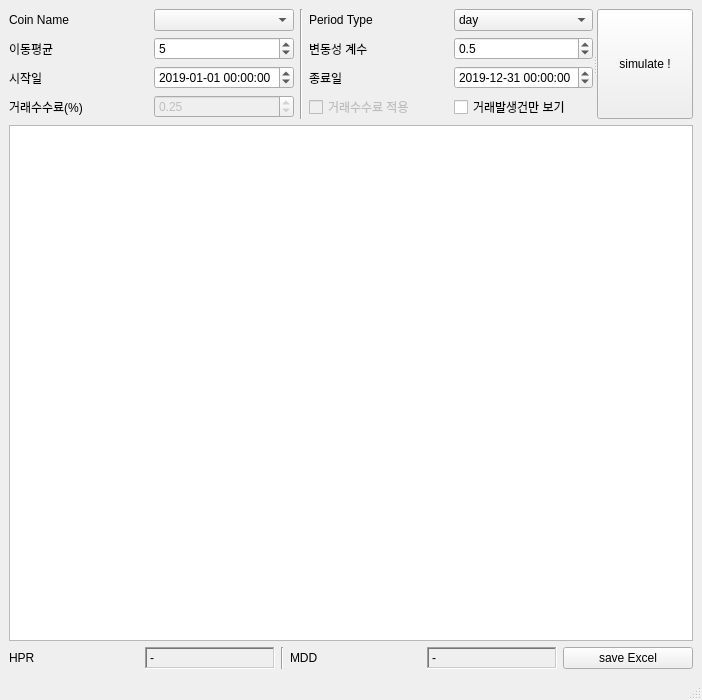
<?xml version="1.0" encoding="UTF-8"?>
<ui version="4.0">
 <class>MainWindow</class>
 <widget class="QMainWindow" name="MainWindow">
  <property name="geometry">
   <rect>
    <x>0</x>
    <y>0</y>
    <width>702</width>
    <height>700</height>
   </rect>
  </property>
  <property name="windowTitle">
   <string>Coin Simulator</string>
  </property>
  <widget class="QWidget" name="centralwidget">
   <layout class="QGridLayout" name="gridLayout_3">
    <item row="0" column="0" colspan="6">
     <widget class="QSplitter" name="splitter">
      <property name="orientation">
       <enum>Qt::Horizontal</enum>
      </property>
      <widget class="QWidget" name="">
       <layout class="QGridLayout" name="gridLayout">
        <item row="3" column="4">
         <widget class="QCheckBox" name="checkBox_applyBullOnly">
          <property name="enabled">
           <bool>true</bool>
          </property>
          <property name="text">
           <string>거래발생건만 보기</string>
          </property>
          <property name="checked">
           <bool>false</bool>
          </property>
         </widget>
        </item>
        <item row="1" column="0">
         <widget class="QLabel" name="label_3">
          <property name="text">
           <string>이동평균</string>
          </property>
          <property name="alignment">
           <set>Qt::AlignLeading|Qt::AlignLeft|Qt::AlignVCenter</set>
          </property>
         </widget>
        </item>
        <item row="1" column="3">
         <widget class="QLabel" name="label_4">
          <property name="text">
           <string>변동성 계수</string>
          </property>
          <property name="alignment">
           <set>Qt::AlignLeading|Qt::AlignLeft|Qt::AlignVCenter</set>
          </property>
         </widget>
        </item>
        <item row="0" column="4">
         <widget class="QComboBox" name="comboBox_periodType">
          <property name="insertPolicy">
           <enum>QComboBox::NoInsert</enum>
          </property>
          <property name="sizeAdjustPolicy">
           <enum>QComboBox::AdjustToContentsOnFirstShow</enum>
          </property>
          <property name="minimumContentsLength">
           <number>0</number>
          </property>
          <item>
           <property name="text">
            <string>day</string>
           </property>
          </item>
          <item>
           <property name="text">
            <string>hour12</string>
           </property>
          </item>
          <item>
           <property name="text">
            <string>hour6</string>
           </property>
          </item>
          <item>
           <property name="text">
            <string>hour</string>
           </property>
          </item>
          <item>
           <property name="text">
            <string>minute30</string>
           </property>
          </item>
          <item>
           <property name="text">
            <string>minute10</string>
           </property>
          </item>
          <item>
           <property name="text">
            <string>minute5</string>
           </property>
          </item>
          <item>
           <property name="text">
            <string>minute3</string>
           </property>
          </item>
          <item>
           <property name="text">
            <string>minute</string>
           </property>
          </item>
         </widget>
        </item>
        <item row="0" column="1">
         <widget class="QComboBox" name="comboBox_coinName"/>
        </item>
        <item row="3" column="3">
         <widget class="QCheckBox" name="checkBox_applyFee">
          <property name="enabled">
           <bool>false</bool>
          </property>
          <property name="text">
           <string>거래수수료 적용</string>
          </property>
          <property name="checked">
           <bool>false</bool>
          </property>
         </widget>
        </item>
        <item row="0" column="0">
         <widget class="QLabel" name="label">
          <property name="text">
           <string>Coin Name</string>
          </property>
          <property name="alignment">
           <set>Qt::AlignLeading|Qt::AlignLeft|Qt::AlignVCenter</set>
          </property>
         </widget>
        </item>
        <item row="1" column="4">
         <widget class="QDoubleSpinBox" name="doubleSpinBox_rateChange">
          <property name="decimals">
           <number>1</number>
          </property>
          <property name="maximum">
           <double>1.000000000000000</double>
          </property>
          <property name="singleStep">
           <double>0.100000000000000</double>
          </property>
          <property name="value">
           <double>0.500000000000000</double>
          </property>
         </widget>
        </item>
        <item row="0" column="3">
         <widget class="QLabel" name="label_2">
          <property name="text">
           <string>Period Type</string>
          </property>
          <property name="alignment">
           <set>Qt::AlignLeading|Qt::AlignLeft|Qt::AlignVCenter</set>
          </property>
         </widget>
        </item>
        <item row="2" column="0">
         <widget class="QLabel" name="label_6">
          <property name="text">
           <string>시작일</string>
          </property>
          <property name="alignment">
           <set>Qt::AlignLeading|Qt::AlignLeft|Qt::AlignVCenter</set>
          </property>
         </widget>
        </item>
        <item row="2" column="1">
         <widget class="QDateTimeEdit" name="dateTimeEdit_start">
          <property name="dateTime">
           <datetime>
            <hour>0</hour>
            <minute>0</minute>
            <second>0</second>
            <year>2019</year>
            <month>1</month>
            <day>1</day>
           </datetime>
          </property>
          <property name="date">
           <date>
            <year>2019</year>
            <month>1</month>
            <day>1</day>
           </date>
          </property>
          <property name="minimumDateTime">
           <datetime>
            <hour>0</hour>
            <minute>0</minute>
            <second>0</second>
            <year>1980</year>
            <month>1</month>
            <day>1</day>
           </datetime>
          </property>
          <property name="maximumDate">
           <date>
            <year>2030</year>
            <month>12</month>
            <day>31</day>
           </date>
          </property>
          <property name="minimumDate">
           <date>
            <year>1980</year>
            <month>1</month>
            <day>1</day>
           </date>
          </property>
          <property name="displayFormat">
           <string>yyyy-MM-dd hh:mm:ss</string>
          </property>
         </widget>
        </item>
        <item row="1" column="1">
         <widget class="QSpinBox" name="spinBox_mvAvg">
          <property name="value">
           <number>5</number>
          </property>
         </widget>
        </item>
        <item row="2" column="3">
         <widget class="QLabel" name="label_7">
          <property name="text">
           <string>종료일</string>
          </property>
          <property name="alignment">
           <set>Qt::AlignLeading|Qt::AlignLeft|Qt::AlignVCenter</set>
          </property>
         </widget>
        </item>
        <item row="2" column="4">
         <widget class="QDateTimeEdit" name="dateTimeEdit_end">
          <property name="date">
           <date>
            <year>2019</year>
            <month>12</month>
            <day>31</day>
           </date>
          </property>
          <property name="minimumDateTime">
           <datetime>
            <hour>0</hour>
            <minute>0</minute>
            <second>0</second>
            <year>1980</year>
            <month>1</month>
            <day>1</day>
           </datetime>
          </property>
          <property name="maximumDate">
           <date>
            <year>2030</year>
            <month>12</month>
            <day>31</day>
           </date>
          </property>
          <property name="minimumDate">
           <date>
            <year>1980</year>
            <month>1</month>
            <day>1</day>
           </date>
          </property>
          <property name="displayFormat">
           <string>yyyy-MM-dd hh:mm:ss</string>
          </property>
         </widget>
        </item>
        <item row="3" column="0">
         <widget class="QLabel" name="label_5">
          <property name="text">
           <string>거래수수료(%)</string>
          </property>
          <property name="alignment">
           <set>Qt::AlignLeading|Qt::AlignLeft|Qt::AlignVCenter</set>
          </property>
         </widget>
        </item>
        <item row="3" column="1">
         <widget class="QDoubleSpinBox" name="doubleSpinBox_rateFee">
          <property name="enabled">
           <bool>false</bool>
          </property>
          <property name="singleStep">
           <double>0.010000000000000</double>
          </property>
          <property name="value">
           <double>0.250000000000000</double>
          </property>
         </widget>
        </item>
        <item row="0" column="2" rowspan="4">
         <widget class="Line" name="line">
          <property name="orientation">
           <enum>Qt::Vertical</enum>
          </property>
         </widget>
        </item>
       </layout>
      </widget>
      <widget class="QPushButton" name="pushButton_simulate">
       <property name="text">
        <string>simulate !</string>
       </property>
      </widget>
     </widget>
    </item>
    <item row="1" column="0" colspan="6">
     <widget class="QTableWidget" name="tableWidget">
      <property name="sizePolicy">
       <sizepolicy hsizetype="Expanding" vsizetype="Expanding">
        <horstretch>100</horstretch>
        <verstretch>100</verstretch>
       </sizepolicy>
      </property>
      <attribute name="horizontalHeaderCascadingSectionResizes">
       <bool>false</bool>
      </attribute>
      <attribute name="horizontalHeaderShowSortIndicator" stdset="0">
       <bool>true</bool>
      </attribute>
      <attribute name="verticalHeaderVisible">
       <bool>false</bool>
      </attribute>
     </widget>
    </item>
    <item row="2" column="1">
     <widget class="QLabel" name="label_HPR">
      <property name="frameShape">
       <enum>QFrame::WinPanel</enum>
      </property>
      <property name="frameShadow">
       <enum>QFrame::Sunken</enum>
      </property>
      <property name="lineWidth">
       <number>2</number>
      </property>
      <property name="text">
       <string>-</string>
      </property>
      <property name="alignment">
       <set>Qt::AlignLeading|Qt::AlignLeft|Qt::AlignVCenter</set>
      </property>
     </widget>
    </item>
    <item row="2" column="3">
     <widget class="QLabel" name="label_9">
      <property name="text">
       <string>MDD</string>
      </property>
      <property name="alignment">
       <set>Qt::AlignLeading|Qt::AlignLeft|Qt::AlignVCenter</set>
      </property>
     </widget>
    </item>
    <item row="2" column="5">
     <widget class="QPushButton" name="pushButton_saveExcel">
      <property name="text">
       <string>save Excel</string>
      </property>
     </widget>
    </item>
    <item row="2" column="0">
     <widget class="QLabel" name="label_8">
      <property name="text">
       <string>HPR</string>
      </property>
      <property name="alignment">
       <set>Qt::AlignLeading|Qt::AlignLeft|Qt::AlignVCenter</set>
      </property>
     </widget>
    </item>
    <item row="2" column="4">
     <widget class="QLabel" name="label_MDD">
      <property name="frameShape">
       <enum>QFrame::WinPanel</enum>
      </property>
      <property name="frameShadow">
       <enum>QFrame::Sunken</enum>
      </property>
      <property name="lineWidth">
       <number>2</number>
      </property>
      <property name="text">
       <string>-</string>
      </property>
      <property name="alignment">
       <set>Qt::AlignLeading|Qt::AlignLeft|Qt::AlignVCenter</set>
      </property>
     </widget>
    </item>
    <item row="2" column="2">
     <widget class="Line" name="line_2">
      <property name="orientation">
       <enum>Qt::Vertical</enum>
      </property>
     </widget>
    </item>
   </layout>
  </widget>
  <widget class="QStatusBar" name="statusbar"/>
 </widget>
 <resources/>
 <connections/>
</ui>
